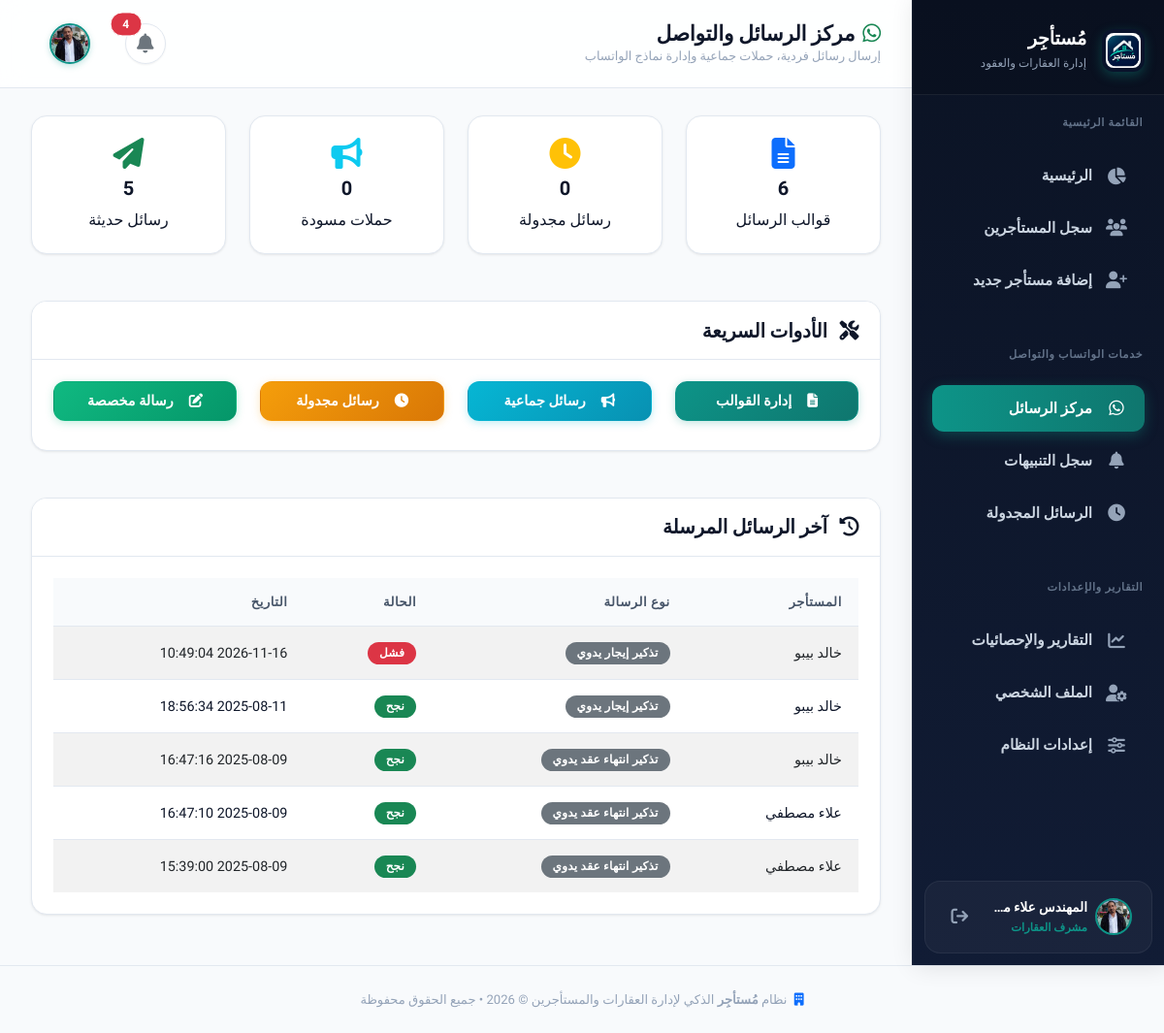
Page /message-center (signed in) on the earlier database version.
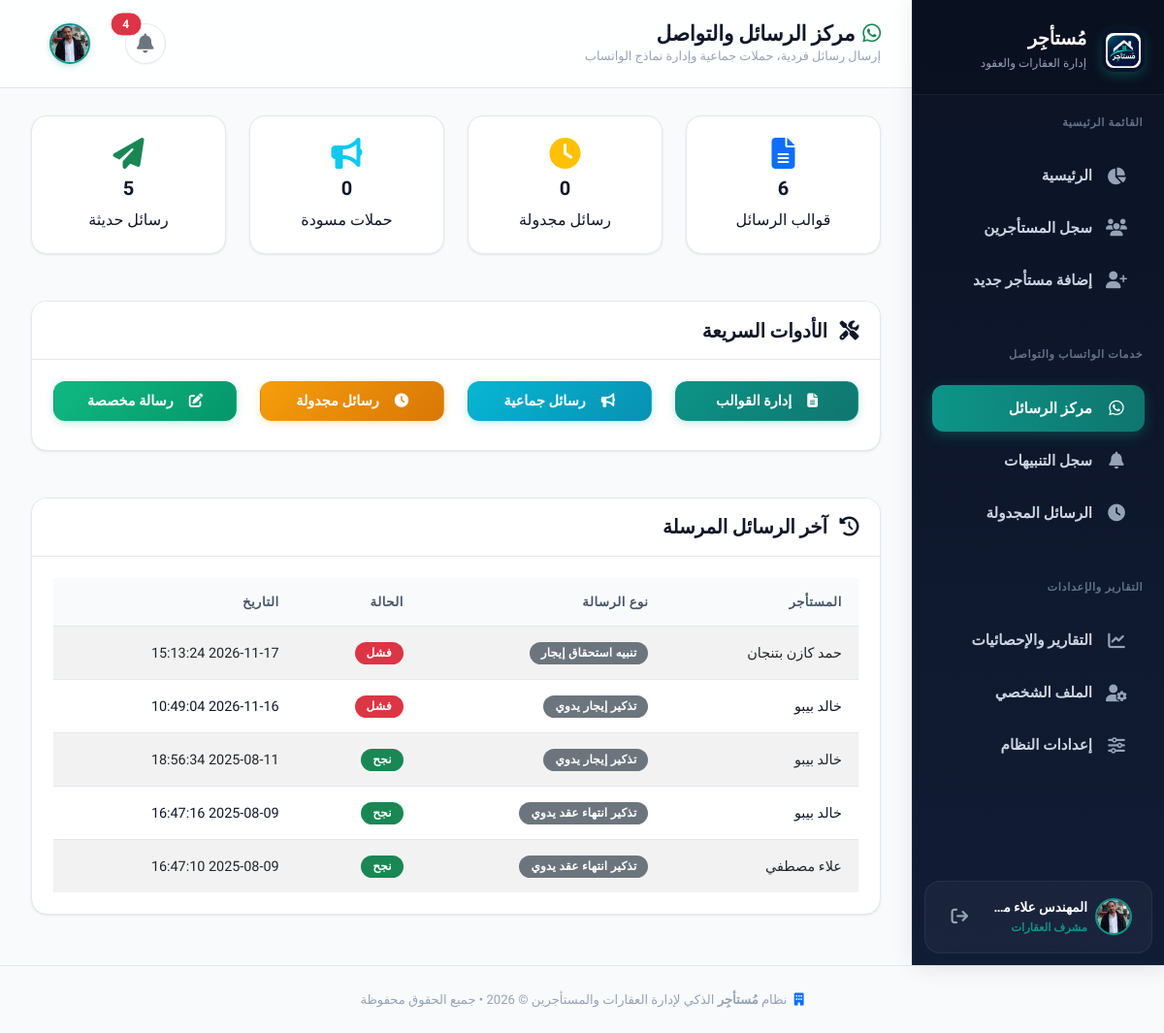
Same page on the later database version.
### tables this page shows
CREATE TABLE notifications_log (
                id INTEGER PRIMARY KEY AUTOINCREMENT,
                tenant_id INTEGER,
                tenant_name TEXT,
                notification_type TEXT,
                status TEXT,
                sent_at TIMESTAMP DEFAULT CURRENT_TIMESTAMP, message_content TEXT, phone_number TEXT, error_details TEXT, whatsapp_url TEXT,
                FOREIGN KEY (tenant_id) REFERENCES tenants (id)
            );

### app.py (the view)
        @self.app.route('/message-center')
        def message_center():
            if 'logged_in' not in session:
                return redirect(url_for('login'))
            conn = sqlite3.connect('database.db')
            cursor = conn.cursor()
            cursor.execute('SELECT COUNT(*) FROM message_templates WHERE is_active = 1')
            templates_count = cursor.fetchone()[0]
            cursor.execute('SELECT COUNT(*) FROM scheduled_messages WHERE status = "pending"')
            pending_scheduled = cursor.fetchone()[0]
            cursor.execute('SELECT COUNT(*) FROM bulk_messages WHERE status = "draft"')
            draft_campaigns = cursor.fetchone()[0]
            cursor.execute('''
                SELECT tenant_name, notification_type, status, sent_at
                FROM notifications_log
                ORDER BY sent_at DESC LIMIT 5
            ''')
            recent_messages = cursor.fetchall()
            conn.close()
            return render_template('message_center.html',
                                 templates_count=templates_count,
                                 pending_scheduled=pending_scheduled,
                                 draft_campaigns=draft_campaigns,
                                 recent_messages=recent_messages)

### app.py (called while the page is built, shortened)
    def get_admin_profile(self):
        try:
            conn = sqlite3.connect('database.db')
            cursor = conn.cursor()
            cursor.execute('SELECT id, username, password, full_name, email, avatar, phone FROM admin_profile LIMIT 1')
            row = cursor.fetchone()
            conn.close()
            if row:
                return {
                    'id': row[0],
                    'username': row[1],
                    'password': row[2],
                    'full_name': row[3] or 'مدير النظام',
                    'email': row[4] or 'admin@mostager.com',
                    'avatar': row[5] or 'avatar.png',
                    'phone': row[6] or ''
                }
        except Exception as e:
            print(f"Error fetching admin profile: {e}")

### templates/message_center.html (shortened to what the changed rows need)
{% extends "base.html" %}
{% block content %}
<div class="container-fluid p-0">
    <div class="row g-0">
        <main class="col-lg-10 ms-sm-auto main-content">
            <div class="app-topbar">
                <div class="topbar-title-group">
                    <div class="d-flex align-items-center gap-2">
                        <h2>
                            <i class="fab fa-whatsapp text-success"></i>
                            مركز الرسائل والتواصل
                        </h2>
                    </div>
                </div>
            </div>
            <div class="content-wrapper">
            <div class="row">
                <div class="col-md-12">
                    <div class="card">
                        <div class="card-body">
                            {% if recent_messages %}
                            <div class="table-responsive">
                                <table class="table table-striped">
                                    <thead>
                                        <tr>
                                            <th>المستأجر</th>
                                            <th>نوع الرسالة</th>
                                            <th>الحالة</th>
                                            <th>التاريخ</th>
                                        </tr>
                                    </thead>
                                    <tbody>
                                        {% for message in recent_messages %}
                                        <tr>
                                            <td>{{ message[0] }}</td>
                                            <td>
                                                <span class="badge bg-secondary">{{ message[1] }}</span>
                                            </td>
                                            <td>
                                                {% if message[2] == 'نجح' %}
                                                    <span class="badge bg-success">{{ message[2] }}</span>
                                                {% else %}
                                                    <span class="badge bg-danger">{{ message[2] }}</span>
                                                {% endif %}
                                            </td>
                                            <td>{{ message[3] }}</td>
                                        </tr>
                                        {% endfor %}
                                    </tbody>
                                </table>
                            </div>
                            {% else %}
                            <div class="text-center text-muted">
                                <i class="fas fa-inbox fa-3x mb-3"></i>
                                <p>لا توجد رسائل مرسلة حتى الآن</p>
                            </div>
                            {% endif %}
                        </div>
                    </div>
                </div>
            </div>
            </div>
        </main>
    </div>
</div>
{% endblock %}

Differences in the rows shown:
no longer on this page (row unchanged): notifications_log: tenant_name "علاء مصطفي", notification_type "تذكير انتهاء عقد يدوي", status "نجح", sent_at "2025-08-09 15:39:00"
added notifications_log: tenant_name "حمد كازن بتنجان", notification_type "تنبيه استحقاق إيجار", status "فشل", sent_at "2026-11-17 15:13:24"
